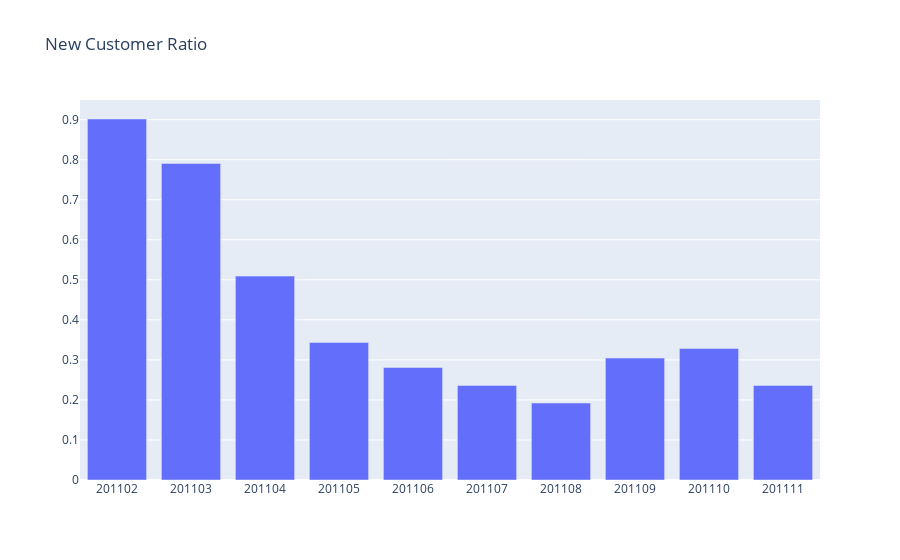

Notebook code for this chart:
### Code cell
plot_data = [
    go.Bar(
        x=tx_user_ratio.query("InvoiceYearMonth>201101 and InvoiceYearMonth<201112")['InvoiceYearMonth'],
        y=tx_user_ratio.query("InvoiceYearMonth>201101 and InvoiceYearMonth<201112")['CustomerID'],
    )
]

plot_layout = go.Layout(
        xaxis={"type": "category"},
        title='New Customer Ratio'
    )
fig = go.Figure(data=plot_data, layout=plot_layout)
pyoff.iplot(fig)

### Figure 1 — Plotly figure (JSON) as saved in the notebook; plotly's stock layout.template omitted (floating-point values rounded to 4 significant figures)
{"data": [{"type": "bar", "x": [201102, 201103, 201104, 201105, 201106, 201107, 201108, 201109, 201110, 201111], "y": [0.9016, 0.7907, 0.5092, 0.3433, 0.2809, 0.2363, 0.1923, 0.3045, 0.3285, 0.2362]}], "layout": {"title": {"text": "New Customer Ratio"}, "xaxis": {"type": "category"}}}
